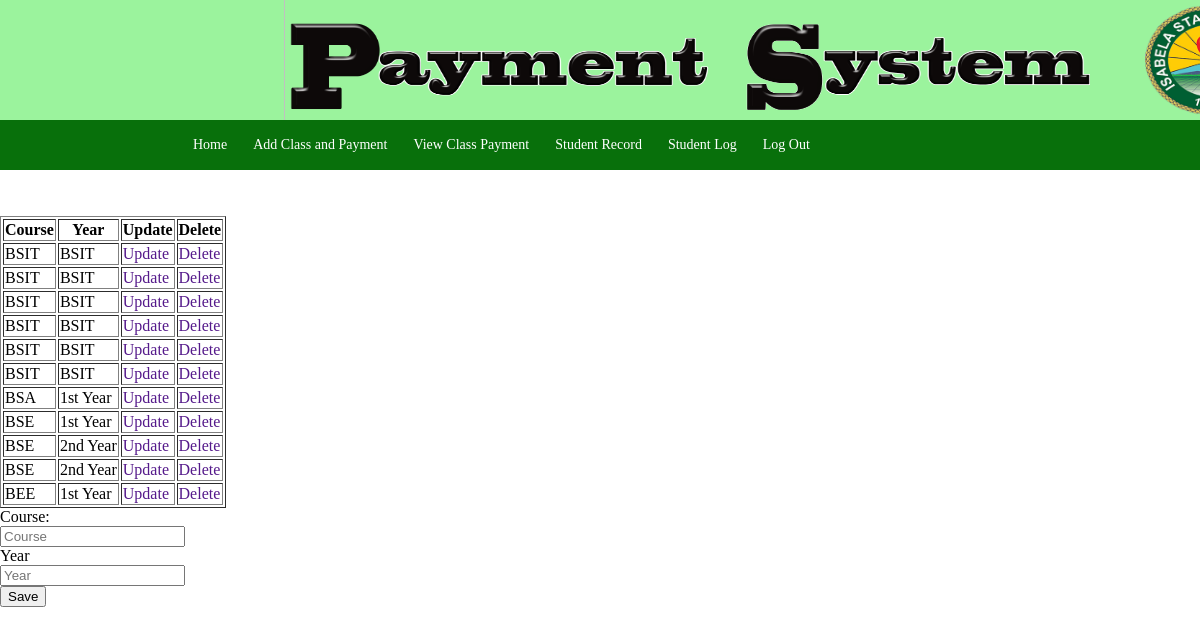
Screenshot of /setting.php with the database file from the repository.
### tables this page shows
CREATE TABLE `tbl_classname` (
  `id` int(155) NOT NULL,
  `course` varchar(255) NOT NULL,
  `year` varchar(255) NOT NULL
);

### setting.php (the view, shortened to what this page needs)
<!DOCTYPE html PUBLIC "-//W3C//DTD XHTML 1.0 Transitional//EN" "http://www.w3.org/TR/xhtml1/DTD/xhtml1-transitional.dtd">
<html xmlns="http://www.w3.org/1999/xhtml">
<head>
</head>
<body>
<?php
include ('header2.php');
?>
<br/>
<br/>
<br/>
<br/>
<br/>
<br/>
<br/>
<br/>
<br/>
<br/>
<br/>
<br/>
<form id="form2"method="POST">
<table border="1" id="BSIT">
		<tbody>
		<thbody>
		<tr>
			<th>Course</th>
			<th> Year</th>
			<th> Update</th>
			<th> Delete</th>
		</tr>
		</thbody>
		<?php
				$query = mysql_query ("SELECT * FROM tbl_className");
					while ($row = mysql_fetch_array($query))
					{
						$course = $row['course'];
						$year = $row['year'];
		?>
		<tr>
			<td><?php echo $course ?></td>
			<td><?php echo $year   ?></td>
			<td> <a href=""> Update </a></td>
			<td> <a href=""> Delete</a></td>
		</tr>
					<?php
						}
					?>
</tbody>
</table>
</form>
<form id="form1" method="post">
	<div id="cy">
		<labwxel> Course:</label> </br>
		<input type="text" name="course" placeholder="Course" required>
		<label> Year</label></br>
		<input type="text" name="year" placeholder="Year" required>
	</div>
				<div class="buttonSAVE" id="save">
					<button name="submit" class="btn btn-success">Save</button>
				</div>
</form>
</body>
</html>

### header2.php (shortened to what this page needs)
<!doctype html>
<html>
<head>
<link rel="stylesheet" href="http://netdna.bootstrapcdn.com/font-awesome/4.6.2/css/font-awesome.min.css">
</head>
<body>
<div id="header">
<img id="isu" src="isu.png"/>
<img id="hlogo" src="headlogo.png"/>
</div>
<img src="logo.png"/>
<nav>
  <div class="container navbar-fixed-top">
    <ul>
            <li><a href="paymentsystem.php">Home</a></li>
	  <li><a href="ADDCLASSPAYMENT.php">Add Class and Payment</a></li>
	  <li><a href="classReport.php">View Class Payment</a></li>
      <li><a href="RegularStudRECORD.php">Student Record</a></li>
	  <li><a href="studentlog.php">Student Log</a>
      <li><a href="../index.php">Log Out</a>
  </div>
</nav>
</body>
</html>

### header2.php (style rules this page uses)
html { box-sizing: border-box; }
*, *:before, *:after { box-sizing: inherit; }
body { background-size:cover; background-position:fixed; background-repeat: no-repeat; margin: 0; }
a { text-decoration: none; }
.container { width: 1000px; margin: auto; }
nav { background-color: #08700b; margin-top:0px; position:fixed; width:1400px; margin-left:-20px; margin-top:120px; font-color: Black; font-family: Keep Calm; }
nav ul { margin-left:20px; font-size: 0; margin: 0; padding: 0; }
nav ul li { display: inline-block; position: relative; }
nav ul li a { color: #fff; display: block; font-size: 14px; padding: 17px 13px; transition: 0.3s linear; }
img { width:300px; height:190px; margin-left:-15px; margin-top:-27px; position:fixed; }
#header { position:fixed; background-color:#9bf39d; width:1366px; height:140px; }
#hlogo { width:800px; margin-left: 290px; }
#isu { width:130px; height:110px; margin-left:1145px; margin-top:5px; position:absolute; }

### rows the page displays
tbl_classname: course "BSIT", year "BSIT"
tbl_classname: course "BSIT", year "BSIT"
tbl_classname: course "BSIT", year "BSIT"
tbl_classname: course "BSIT", year "BSIT"
tbl_classname: course "BSIT", year "BSIT"
tbl_classname: course "BSIT", year "BSIT"
tbl_classname: course "BSA", year "1st Year"
tbl_classname: course "BSE", year "1st Year"
tbl_classname: course "BSE", year "2nd Year"
tbl_classname: course "BSE", year "2nd Year"
tbl_classname: course "BEE", year "1st Year"
